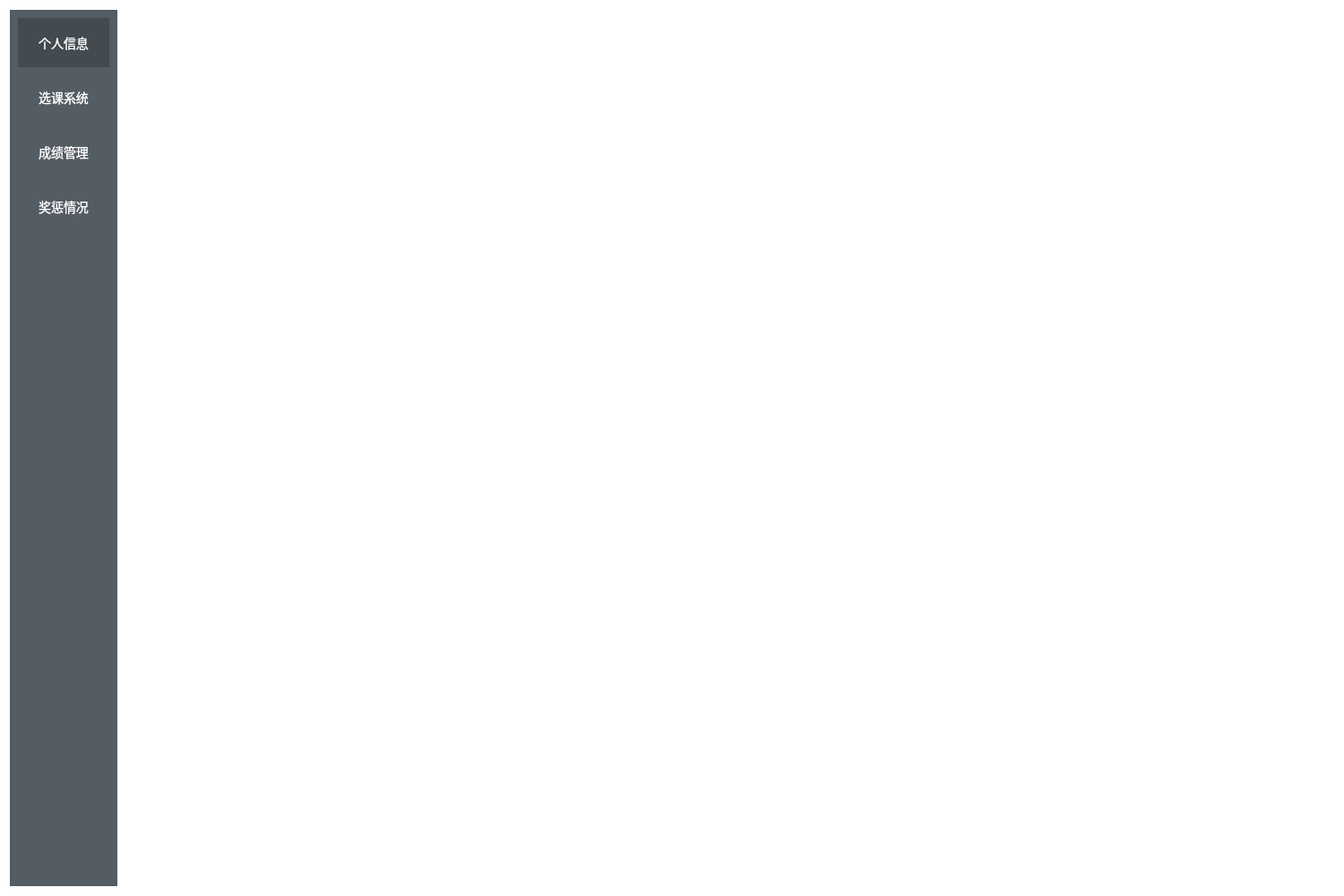
<?xml version="1.0" encoding="UTF-8"?>
<ui version="4.0">
 <class>StudentUser</class>
 <widget class="QDialog" name="StudentUser">
  <property name="geometry">
   <rect>
    <x>0</x>
    <y>0</y>
    <width>1500</width>
    <height>1000</height>
   </rect>
  </property>
  <property name="minimumSize">
   <size>
    <width>0</width>
    <height>0</height>
   </size>
  </property>
  <property name="windowTitle">
   <string>学生页面</string>
  </property>
  <property name="styleSheet">
   <string notr="true">QWidget#tool QPushButton{border:none;background-color:rgb(84,92,100);min-height:55px;font-size:14px;font-family:&quot;黑体&quot;;color:white;}
QWidget#tool QPushButton:checked{border:none;background-color:rgb(67,74,80);}
QWidget#tool {background-color:rgb(84,92,100);}
QDialog{background-color:white;}</string>
  </property>
  <layout class="QGridLayout" name="gridLayout">
   <item row="0" column="0">
    <widget class="QWidget" name="tool" native="true">
     <property name="minimumSize">
      <size>
       <width>120</width>
       <height>0</height>
      </size>
     </property>
     <property name="maximumSize">
      <size>
       <width>120</width>
       <height>16777215</height>
      </size>
     </property>
     <property name="styleSheet">
      <string notr="true"/>
     </property>
     <layout class="QGridLayout" name="gridLayout_3">
      <item row="4" column="0">
       <widget class="QPushButton" name="btn_pa">
        <property name="text">
         <string>奖惩情况</string>
        </property>
        <property name="checkable">
         <bool>true</bool>
        </property>
        <attribute name="buttonGroup">
         <string notr="true">buttonGroup</string>
        </attribute>
       </widget>
      </item>
      <item row="1" column="0">
       <widget class="QPushButton" name="btn_course">
        <property name="text">
         <string>选课系统</string>
        </property>
        <property name="checkable">
         <bool>true</bool>
        </property>
        <attribute name="buttonGroup">
         <string notr="true">buttonGroup</string>
        </attribute>
       </widget>
      </item>
      <item row="5" column="0">
       <spacer name="verticalSpacer_3">
        <property name="orientation">
         <enum>Qt::Vertical</enum>
        </property>
        <property name="sizeHint" stdset="0">
         <size>
          <width>117</width>
          <height>37</height>
         </size>
        </property>
       </spacer>
      </item>
      <item row="3" column="0">
       <widget class="QPushButton" name="btn_grade">
        <property name="text">
         <string>成绩管理</string>
        </property>
        <property name="checkable">
         <bool>true</bool>
        </property>
        <attribute name="buttonGroup">
         <string notr="true">buttonGroup</string>
        </attribute>
       </widget>
      </item>
      <item row="0" column="0">
       <widget class="QPushButton" name="btn_info">
        <property name="text">
         <string>个人信息</string>
        </property>
        <property name="checkable">
         <bool>true</bool>
        </property>
        <property name="checked">
         <bool>true</bool>
        </property>
        <attribute name="buttonGroup">
         <string notr="true">buttonGroup</string>
        </attribute>
       </widget>
      </item>
     </layout>
    </widget>
   </item>
   <item row="0" column="1">
    <widget class="QStackedWidget" name="stackedWidget">
     <property name="styleSheet">
      <string notr="true">QPushButton[name=&quot;btn&quot;]{font-size:14px;min-height:28px;padding:4px;min-width:85px}
QLineEdit[name=&quot;le&quot;]{border-radius:4px;min-height:25px;border:1px solid gray;min-width:280px;max-width:280px;}
QLabel[name=&quot;lb&quot;]{font:14px '黑体';}
QLabel[name=&quot;title&quot;]{font:18px '宋体';}
QWidget[name=&quot;bg&quot;]{background-color:white;}</string>
     </property>
    </widget>
   </item>
  </layout>
 </widget>
 <resources/>
 <connections/>
 <buttongroups>
  <buttongroup name="buttonGroup"/>
 </buttongroups>
</ui>
